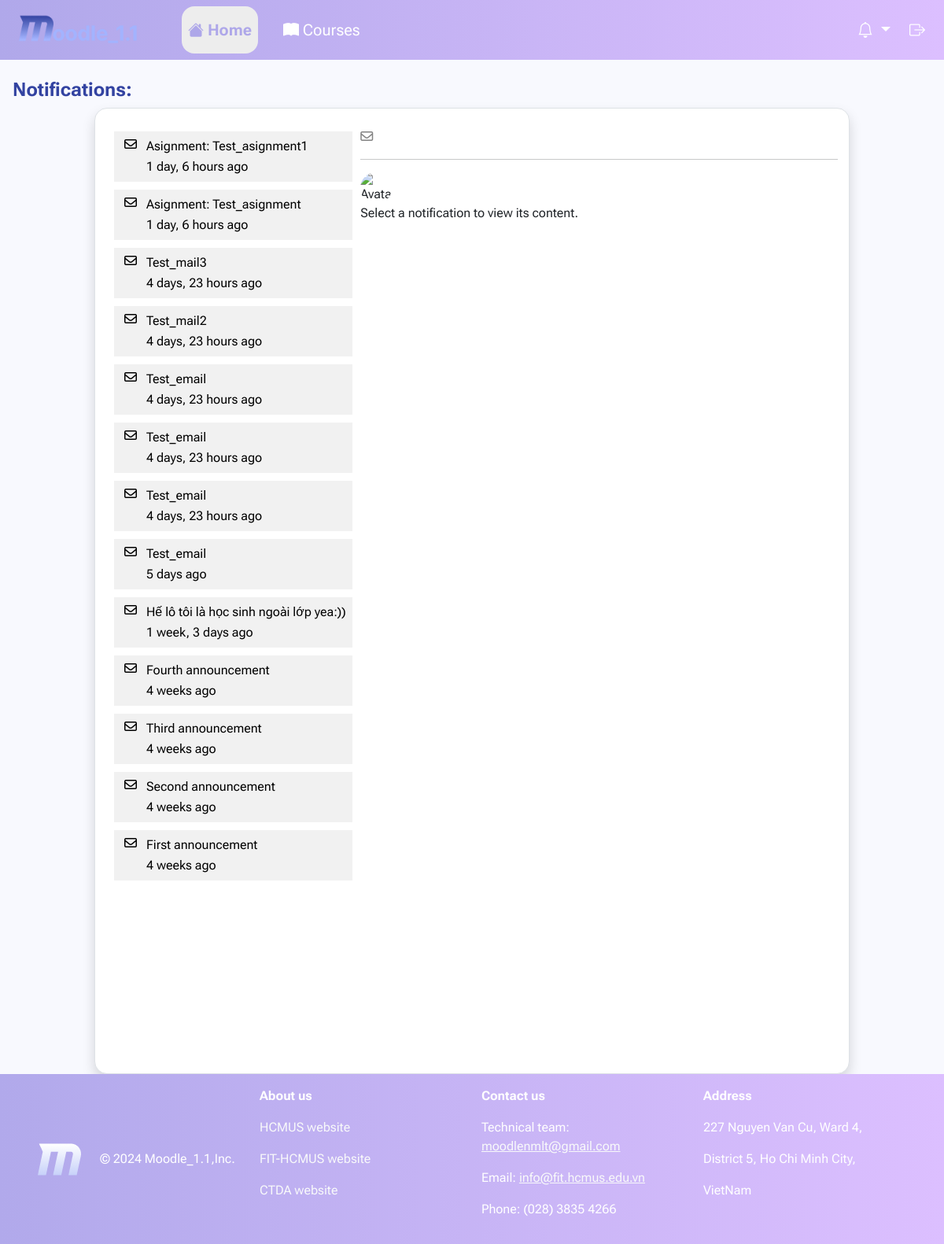
/annoucements/ (signed in), run on an earlier commit of the app's database.
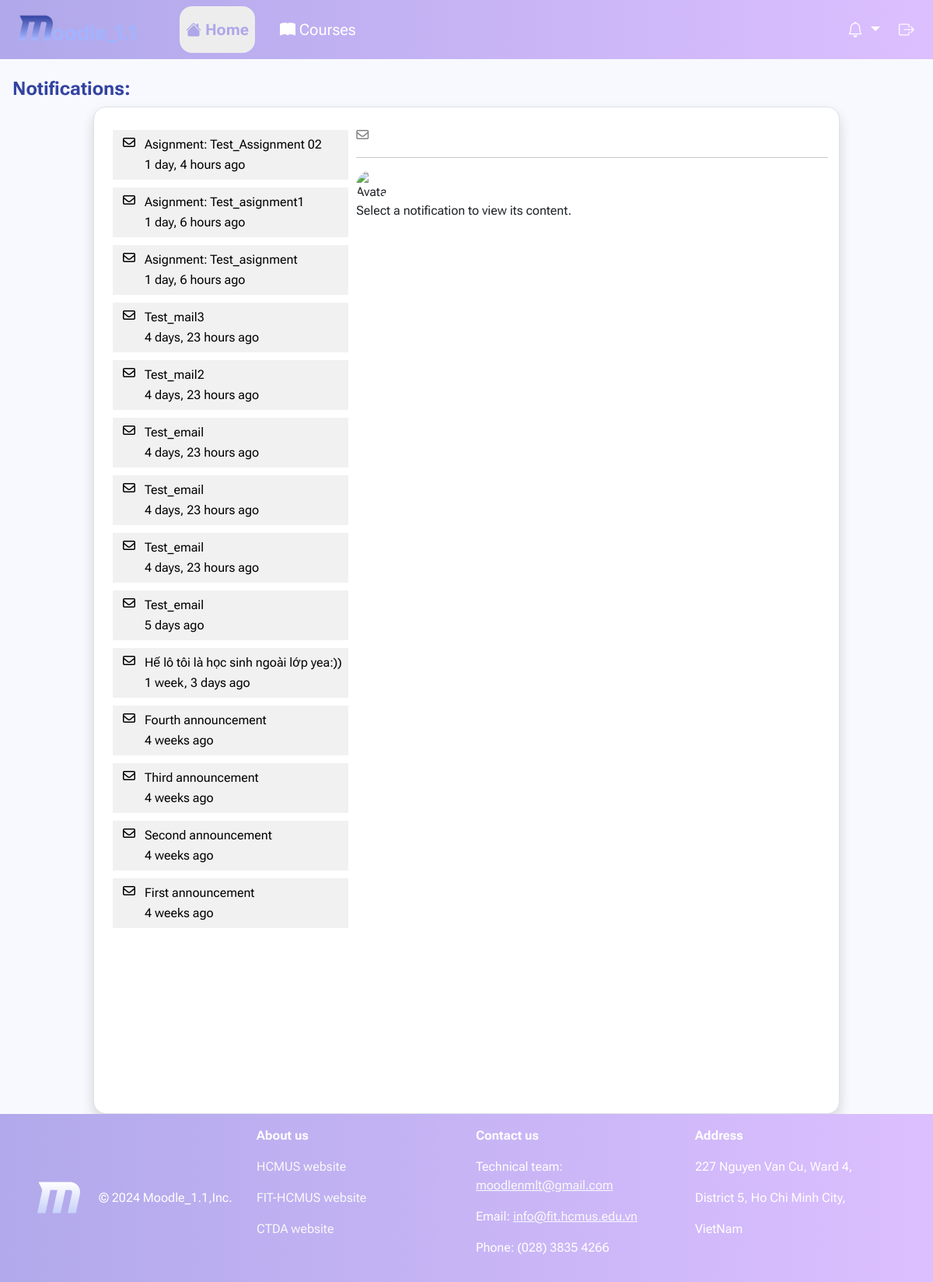
And on a later commit of the database.
### courses/models.py (models this page shows, shortened)
class Notification(models.Model):
    id = models.AutoField(primary_key=True)
    author = models.ForeignKey(User, on_delete=models.CASCADE)
    ForClass = models.ForeignKey(CourseClass, on_delete=models.CASCADE, null=True)
    title = models.CharField(max_length=100, blank=True, null=True)
    text = CKEditor5Field('Text', config_name='extends', null=True, blank=True)
    date_created = models.DateTimeField(auto_now_add=True)

### users/views.py (the view)
# urls.py: path('annoucements/', views.view_all_announcements, name='all_announcements'),
@login_required(login_url='users:login')
def view_all_announcements(request):
    user, notifications, events = getIn4(request)
    notifications = Notification.objects.filter(ForClass__participants__exact=user.id).order_by('-date_created')
    proccessed_notifications = []
    for notify in notifications:
        proccessed_notifications.append(notify.ForClass.className + ' - ' + notify.title)
        created_date = notify.date_created.strftime('%A, %d %B %Y, %I:%M %p')
        delta = timezone.now() - notify.date_created
        second_diff = delta.seconds
        days, remainder = divmod(second_diff, 86400)
        hours, remainder = divmod(remainder, 3600)
        minutes, remainder = divmod(remainder, 60)
        time_diff = ''
        if days:
            time_diff += f"{days:02}"
            if days == 1:
                time_diff += " day "
            else: time_diff += " days "
        if hours:
            time_diff += f"{hours:02}"
            if hours == 1:
                time_diff += " hour "
            else: time_diff += " hours "
        if minutes:
            time_diff += f"{minutes:02}"
            if minutes == 1:
                time_diff += " minute "
            else: time_diff += " minutes "
        if len(time_diff) != 0:
            time_diff += "ago"
        proccessed_notifications.append(time_diff)
        proccessed_notifications.append(notify.author.avatar.url)
        proccessed_notifications.append(notify.title)
        proccessed_notifications.append('by ' + notify.author.first_name + notify.author.last_name + ' - ' + created_date)
        proccessed_notifications.append(notify.text)
    return render(request, 'users/View_all_anouncements.html',
                  {'user': user, 'notifies': notifications, 'events': events, 'proccessed_notifications' : proccessed_notifications})

### users/templates/users/View_all_anouncements.html (shortened to what the changed rows need)
{% load static %}
<!DOCTYPE html>
<html lang="en">
<head>
    <link href="https://cdn.jsdelivr.net/npm/bootstrap@5.3.3/dist/css/bootstrap.min.css" rel="stylesheet">
    <link rel="stylesheet" href="https://cdn.jsdelivr.net/npm/bootstrap-icons@1.11.3/font/bootstrap-icons.min.css">
    <link rel="stylesheet" href="{% static "css/style_notfications.css" %}">
    <link rel="stylesheet" href="{% static "css/Nav.css" %}">
    <link rel="stylesheet" href="https://cdn.ckeditor.com/ckeditor5/42.0.2/ckeditor5.css" />
</head>
<body>
    <br>
    <div class="container border bg-white shadow rounded-4 p-4 notifications">
        <div class="col-4" style="overflow-y: auto; overflow-x:hidden;">
            <div class="box_noti row">
                {% for notify in notifies %}
                    <a href="" id="notify_{{ forloop.counter }}" class="nav-link">
                        <div class="row">
                            <div class="col-1">
                                <i class="fa-regular fa-envelope"></i>
                            </div>
                            <div class="col-11">
                                <p style="margin: 2px;">{{ notify.title }}</p>
                                <p style="margin: 2px;">{{ notify.date_created|timesince }} ago</p>
                            </div>
                        </div>
                    </a>
                {% endfor %}
            </div>
        </div>
    </div>
</body>
</html>

What changed in the data, as far as the page shows it:
added Notification: title "Asignment: Test_Assignment 02", date_created "1 day, 4 hours"
